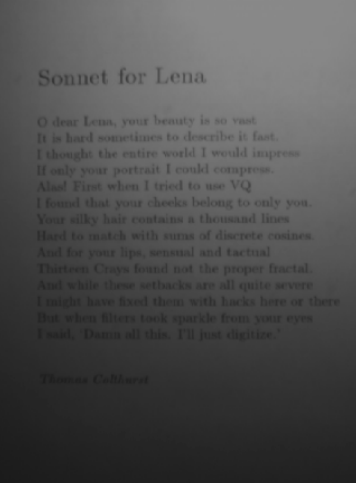
#> input picture Combination/TextExtraction/image.png, 356 x 483 px
$ python code.py
#> lines starting #> are read from the running program, lines starting #| are printed output that depends on the picture; after the words box and inside, x2 and y2 are one past the last pixel; in counts of white or black regions, pixels touching at a corner belong together
import cv2
import numpy as np

image=cv2.imread('image.png')
#> image is the input picture: shape (483, 356, 3); min 26, max 137, mean 78.2
image=cv2.cvtColor(image, cv2.COLOR_BGR2GRAY)
#> image: shape (483, 356)
clahe=cv2.createCLAHE(clipLimit=10)
image=clahe.apply(image)
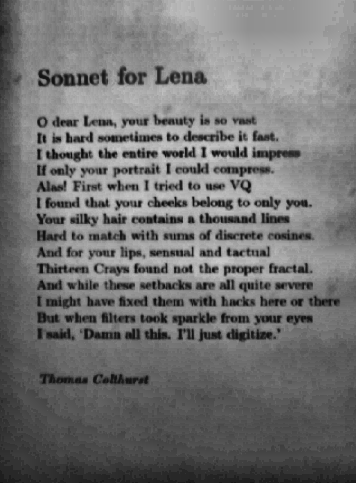
#> image: shape (483, 356); min 6, max 206, mean 114.3
cv2.imwrite('enhanced.png', image)
result, image=cv2.threshold(image, 0, 255, cv2.THRESH_BINARY+cv2.THRESH_OTSU)
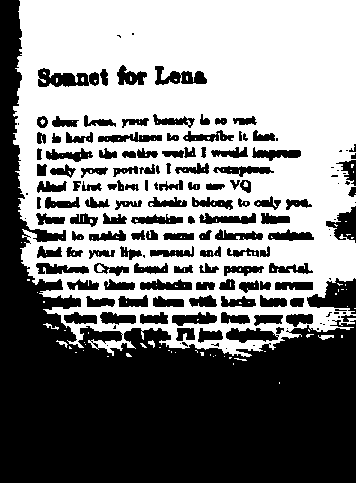
#> image: shape (483, 356); 51.1% white; 163 black regions (37 under 20 px), largest, box (x1, y1, x2, y2) and area: (0, 0, 356, 483) 60597, (307, 278, 356, 314) 1001, (38, 68, 99, 87) 710
#> result = 113
cv2.imwrite('binary.png', image)
